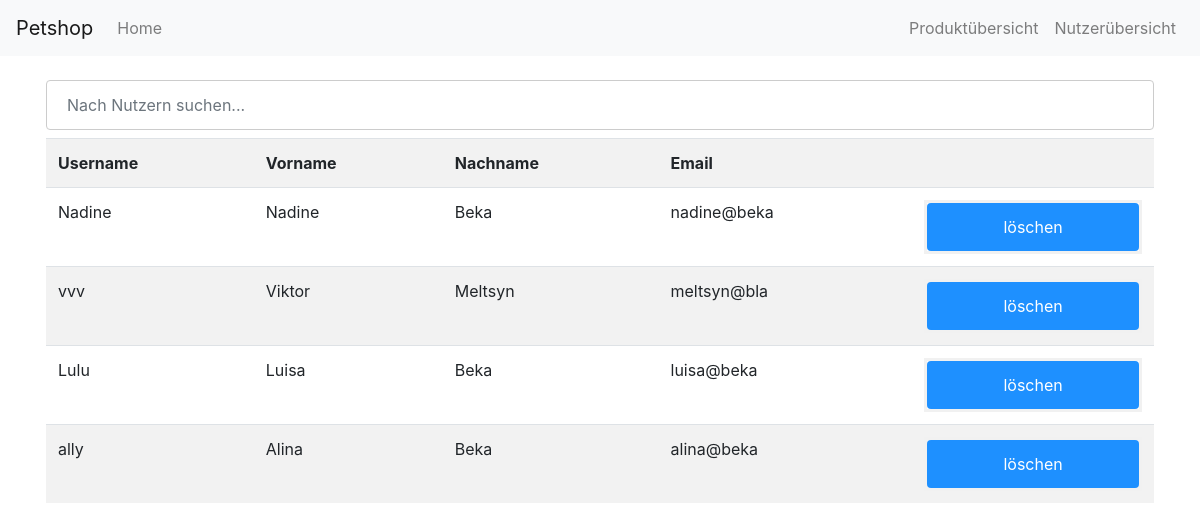
Page /adminNutzerliste.php on the committed database.
### tables this page shows
CREATE TABLE `user` (
  `Vorname` text NOT NULL,
  `Nachname` text NOT NULL,
  `Email` text NOT NULL,
  `Username` text NOT NULL,
  `Passwort` text NOT NULL
);

### adminNutzerliste.php (the view, shortened to what this page needs)
<?php
include "inc/head.php";
include "inc/nav-2.php";
include 'inc/config.php';
$query = 'SELECT * FROM user';
$result = mysqli_query($con, $query);
?>
    <div class="container">
        <input type="text" name="search" id="search" class="form-control" placeholder="Nach Nutzern suchen..."/>
        <div class="row">
            <div class="col-12">
                <table class="table table-striped" id="overview">
                    <tr>
                        <th scope="col">Username</th>
                        <th scope="col">Vorname</th>
                        <th scope="col">Nachname</th>
                        <th scope="col">Email</th>
                        <th scope="col"></th>
                    </tr>
                    <?php
                    while ($row = mysqli_fetch_assoc($result)) {
                        $username = $row['Username'];
                        $vorname = $row['Vorname'];
                        $nachname = $row['Nachname'];
                        $email = $row['Email'];
                        ?>
                        <tr>
                            <td><?php echo $username ?></td>
                            <td><?php echo $vorname ?></td>
                            <td><?php echo $nachname ?></td>
                            <td><?php echo $email ?></td>
                            <td><form method="post" action="php/removeUser.php?Username=<?php echo $username ?>">
                                    <button class="btn btn-outline-success my-2 my-sm-0" type="submit" name="NutzerLoeschen">löschen</button>
                                </form></td>
                        </tr>
                    <?php } ?>
                </table>
            </div>
        </div>
    </div>
<?php include 'inc/bottom.php'?>

### css/style_index.css (style rules this page uses)
form { border: 3px solid #f1f1f1; }
input[type=text], input[type=password] { width: 100%; padding: 12px 20px; margin: 8px 0; display: inline-block; border: 1px solid #ccc; box-sizing: border-box; }
button { background-color: #4CAF50; color: white; padding: 14px 20px; margin: 8px 0; border: none; cursor: pointer; width: 100%; }
.container { padding: 16px; }
.btn { background-color: DodgerBlue; border: none; color: white; padding: 12px 16px; font-size: 16px; cursor: pointer; }

### rows in the picture
user: Username "Nadine", Vorname "Nadine", Nachname "Beka", Email "nadine@beka"
user: Username "vvv", Vorname "Viktor", Nachname "Meltsyn", Email "meltsyn@bla"
user: Username "Lulu", Vorname "Luisa", Nachname "Beka", Email "luisa@beka"
user: Username "ally", Vorname "Alina", Nachname "Beka", Email "alina@beka"
